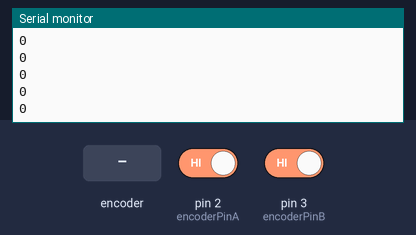
A sketch run on a simulated Arduino Uno, built with avr-gcc and run on an emulated ATmega328P. On the bench: the last lines printed to the serial monitor. The test bench sets the inputs (shaded band); at power-on: pin 2 (encoderPinA) HIGH, pin 3 (encoderPinB) HIGH.

Above: at 1.2 s.
1.3 s: rotary encoder on pin 2 (encoderPinA) / pin 3 (encoderPinB) turned 1 step (first pin leading)
At 1.31 s:
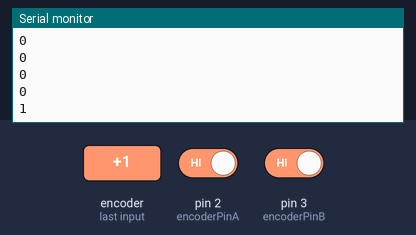
3.0 s: rotary encoder on pin 2 (encoderPinA) / pin 3 (encoderPinB) turned 1 step (first pin leading)
At 3.01 s:
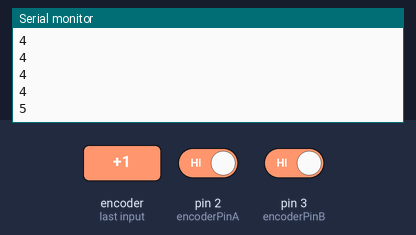
Timing chart, 0 to 6.0 s (numbered marks = the images above; inputs shaded):
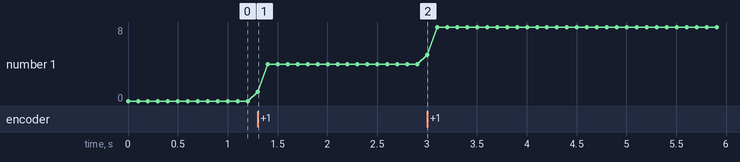

The sketch:

encoder_test.ino
```cpp
#define encoderPinA 2
#define encoderPinB 3
volatile long  encoderValue = 0;

void setup() {
  // put your setup code here, to run once:
  Serial.begin(9600);

  pinMode (encoderPinA, INPUT_PULLUP);
  pinMode (encoderPinB, INPUT_PULLUP);
  attachInterrupt (digitalPinToInterrupt (encoderPinA), readEncoderA, CHANGE);
  attachInterrupt (digitalPinToInterrupt (encoderPinB), readEncoderB, CHANGE);

}

void loop() {
  // put your main code here, to run repeatedly:
  Serial.println(encoderValue);
  delay(100);
}

void readEncoderA()
{
  if (digitalRead(encoderPinA) != digitalRead(encoderPinB))
  {
    encoderValue++;
  }
  else
  {
    encoderValue--;
  }
}

void readEncoderB()
{
  if (digitalRead(encoderPinA) == digitalRead(encoderPinB))
  {
    encoderValue++;
  }
  else
  {
    encoderValue--;
  }
}
```

Measured:
- after the input at 1.3 s, the serial monitor: prints a new line at once (image 1)
- after the input at 3.0 s, the serial monitor: prints a new line at once (image 2)
- plotted number 1: 0 → 4 after the input at 1.3 s, 4 → 8 after the input at 3.0 s
